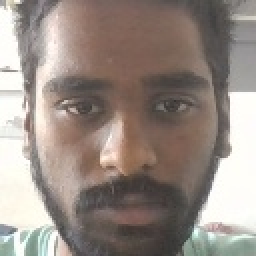
#> input picture CROPPED_DATASET/Mohith/Mohith_13.jpg, 128 x 128 px (shown 2 times larger); its folder holds only this picture in this run
$ python guggment.py
#> lines starting #> are read from the running program, lines starting #| are printed output that depends on the picture
import cv2
import os
import numpy as np
import random

def augment_images(folder, target=1000):

#> called with folder = 'CROPPED_DATASET/Mohith', target = 1000
    if not os.path.exists(folder):
        print("❌ Folder not found:", folder)
        return

    images = [f for f in os.listdir(folder) if f.lower().endswith(('.jpg','.jpeg','.png'))]

    count = len(images)

    if count == 0:
        print("❌ No images in:", folder)
        return

    print(f"{folder} starting images: {count}")

    while count < target:

        img_name = random.choice(images)
        img_path = os.path.join(folder, img_name)

        img = cv2.imread(img_path)
#> img is the input picture: shape (128, 128, 3); mean B, G, R 132.8, 140.1, 151.6

        if img is None:
            continue

        aug = img.copy()

        transform = random.randint(0,4)

        # Flip
        if transform == 0:
            aug = cv2.flip(aug,1)

        # Rotation
        elif transform == 1:
            angle = random.randint(-20,20)
            h,w = aug.shape[:2]
            M = cv2.getRotationMatrix2D((w//2,h//2),angle,1)
            aug = cv2.warpAffine(aug,M,(w,h))

        # Brightness
        elif transform == 2:
            value = random.randint(-40,40)
            aug = cv2.convertScaleAbs(aug, alpha=1, beta=value)

        # Zoom
        elif transform == 3:
            h,w = aug.shape[:2]
#> h = 128; w = 128
            crop = aug[int(h*0.1):int(h*0.9), int(w*0.1):int(w*0.9)]
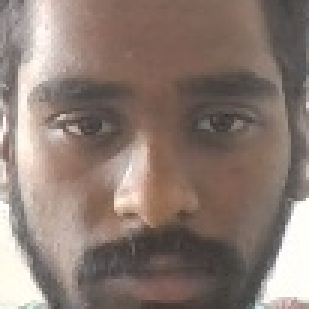
#> crop: shape (103, 103, 3) (shown 3 times larger); mean B, G, R 114.2, 122.5, 138.6
            aug = cv2.resize(crop,(w,h))
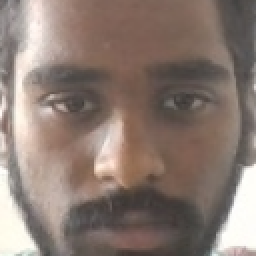
#> aug: shape (128, 128, 3) (shown 2 times larger); mean B, G, R 114.1, 122.4, 138.5

        # Shift
        elif transform == 4:
            h,w = aug.shape[:2]
            M = np.float32([[1,0,random.randint(-15,15)],
                            [0,1,random.randint(-15,15)]])
            aug = cv2.warpAffine(aug,M,(w,h))

        new_name = f"aug_{count}.jpg"

        cv2.imwrite(os.path.join(folder,new_name), aug)

        images.append(new_name)   # add new image to dataset
        count += 1

        if count % 100 == 0:
            print(folder, "generated:", count)

    print(f"✅ {folder} balanced to {count} images")


# Run for each person
augment_images("CROPPED_DATASET/Mohith",1000)
augment_images("CROPPED_DATASET/Uday",1000)
augment_images("CROPPED_DATASET/DIVYADHAR",1000)
